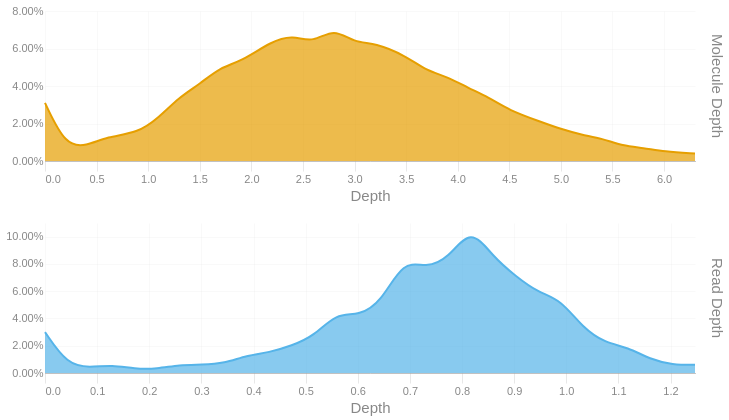

Write notebook code for a chart like this one.
### Code cell
readdep = depth_hist(tb['Read Depth'], q99, 3)
readdep = readdep.with_columns(pl.lit('Read Depth').alias('Metric'))
if not SKIPLR:
    moldep = depth_hist(tb['Molecule Depth'], mol_q99, 1)
    moldep = moldep.with_columns(pl.lit('Molecule Depth').alias('Metric'))
    _hist = pl.concat([readdep, moldep])
    _hist = _hist.filter(pl.col('Proportion') != 0)
    with SafeRender(_hist):
        (
            alt.Chart(_hist)        
            .mark_area(interpolate = "basis")
            .encode(
                x=alt.X('Bin:Q').scale(domainMin=0).axis(alt.Axis(title='Depth')),
                y = alt.Y('Proportion:Q', title = None).axis(format = '.2%'),
                color = alt.Color('Metric:N').legend(None),
                row = alt.Row("Metric:N").header(title = None, labelOrient = 'right'),
                tooltip = [
                    alt.Tooltip("Metric:N", title = "Metric"),
                    alt.Tooltip('Interval:N', title = "Depth Interval"),
                    alt.Tooltip('Proportion:Q', title = "% Alignments").format('.2%')
                ]
            )
            .resolve_scale(x='independent', y='independent')
            .properties(
                height = 150, width = 650,
                usermeta={'embedOptions': {'downloadFileName': f'{samplename}.depth.hist'}}
            )
        ).display()
else:
    readdep = readdep.filter(pl.col('Proportion') != 0)
    with SafeRender(readdep):
        (
            alt.Chart(readdep)        
            .mark_area(interpolate = "basis")
            .encode(
                x=alt.X('Bin:Q').scale(domainMin=0).axis(alt.Axis(title='Depth')),
                y = alt.Y('Proportion:Q', title = None).axis(format = '.2%'),
                tooltip = [
                    alt.Tooltip('Interval:N', title = "Depth Interval"),
                    alt.Tooltip('Proportion:Q', title = "% Alignments").format('.2%')
                ]
            )
            .properties(
                usermeta={'embedOptions': {'downloadFileName': f'{samplename}.depth.hist'}}
            )
        ).display()

### Figure 1 — Vega-Lite specification as saved in the notebook (floating-point values rounded to 4 significant figures)
{"width": 650, "height": 150, "config": {"title": {"anchor": "start", "dy": -15, "fontSize": 18, "color": "#888888", "subtitleColor": "#888888", "subtitleFontSize": 14}, "arc": {"fill": "#0072B2"}, "axis": {"domainColor": "#888888", "domainWidth": 0.5, "gridWidth": 0.2, "grid": false, "titleFontWeight": 400, "titleFontSize": 15, "labelFontSize": 11, "labelColor": "#888888", "tickColor": "#888888", "tickWidth": 0.2, "titleColor": "#888888"}, "axisBand": {"grid": false}, "axisX": {"grid": true, "tickSize": 10, "domainCap": "round"}, "axisY": {"domain": false, "grid": true, "tickSize": 0, "domainCap": "round"}, "background": "transparent", "header": {"labelFontSize": 15, "labelColor": "#888888", "titleFontSize": 15, "titleFontWeight": 600, "titleColor": "#888888"}, "legend": {"labelFont": "sans-serif", "labelFontSize": 12, "labelColor": "#888888", "symbolSize": 100, "symbolType": "circle", "titleFontSize": 12, "titlePadding": 10, "titleColor": "#888888", "title": null}, "range": {"category": ["#E69F00", "#56B4E9", "#009E73", "#F0E442", "#0072B2", "#D55E00", "#CC79A7", "#000000"], "diverging": ["#cfe8f3", "#a2d4ec", "#73bfe2", "#46abdb", "#1696d2", "#12719e"]}, "area": {"fill": "#0072B2", "fillOpacity": 0.7, "line": true, "strokeOpacity": 0.7}, "line": {"color": "#0072B2", "stroke": "#0072B2", "strokeWidth": 2}, "trail": {"color": "#0072B2", "stroke": "#0072B2", "strokeWidth": 0, "size": 1}, "point": {"filled": true, "fillOpacity": 1.0, "size": 95}, "text": {"color": "#888888", "fontSize": 11, "align": "right", "fontWeight": 400, "size": 11}, "bar": {"fill": "#0072B2", "stroke": null}, "view": {"stroke": null, "continuousWidth": 660, "continuousHeight": 400}}, "data": {"name": "data-3dfb207586bc556ef1e15fda079c815f"}, "mark": {"type": "area", "interpolate": "basis"}, "encoding": {"color": {"field": "Metric", "legend": null, "type": "nominal"}, "row": {"field": "Metric", "header": {"title": null, "labelOrient": "right"}, "type": "nominal"}, "tooltip": [{"field": "Metric", "title": "Metric", "type": "nominal"}, {"field": "Interval", "title": "Depth Interval", "type": "nominal"}, {"field": "Proportion", "format": ".2%", "title": "% Alignments", "type": "quantitative"}], "x": {"axis": {"title": "Depth"}, "field": "Bin", "scale": {"domainMin": 0}, "type": "quantitative"}, "y": {"axis": {"format": ".2%"}, "field": "Proportion", "title": null, "type": "quantitative"}}, "resolve": {"scale": {"x": "independent", "y": "independent"}}, "usermeta": {"embedOptions": {"downloadFileName": "S1_Tusket_010.depth.hist"}}, "$schema": "https://vega.github.io/schema/vega-lite/v6.1.0.json", "datasets": {"data-3dfb207586bc556ef1e15fda079c815f": [{"Bin": 0.0, "Interval": "0.0-0.043", "Proportion": 0.03, "Metric": "Read Depth"}, {"Bin": 0.043, "Interval": "0.043-0.086", "Proportion": 0.006, "Metric": "Read Depth"}, {"Bin": 0.086, "Interval": "0.086-0.129", "Proportion": 0.004, "Metric": "Read Depth"}, {"Bin": 0.129, "Interval": "0.129-0.172", "Proportion": 0.006, "Metric": "Read Depth"}, {"Bin": 0.172, "Interval": "0.172-0.215", "Proportion": 0.003, "Metric": "Read Depth"}, {"Bin": 0.215, "Interval": "0.215-0.258", "Proportion": 0.003, "Metric": "Read Depth"}, {"Bin": 0.258, "Interval": "0.258-0.301", "Proportion": 0.006, "Metric": "Read Depth"}, {"Bin": 0.301, "Interval": "0.301-0.344", "Proportion": 0.006, "Metric": "Read Depth"}, {"Bin": 0.344, "Interval": "0.344-0.387", "Proportion": 0.007, "Metric": "Read Depth"}, {"Bin": 0.387, "Interval": "0.387-0.43", "Proportion": 0.013, "Metric": "Read Depth"}, {"Bin": 0.43, "Interval": "0.43-0.473", "Proportion": 0.015, "Metric": "Read Depth"}, {"Bin": 0.473, "Interval": "0.473-0.516", "Proportion": 0.02, "Metric": "Read Depth"}, {"Bin": 0.516, "Interval": "0.516-0.559", "Proportion": 0.027, "Metric": "Read Depth"}, {"Bin": 0.559, "Interval": "0.559-0.602", "Proportion": 0.044, "Metric": "Read Depth"}, {"Bin": 0.602, "Interval": "0.602-0.645", "Proportion": 0.042, "Metric": "Read Depth"}, {"Bin": 0.645, "Interval": "0.645-0.688", "Proportion": 0.052, "Metric": "Read Depth"}, {"Bin": 0.688, "Interval": "0.688-0.731", "Proportion": 0.083, "Metric": "Read Depth"}, {"Bin": 0.731, "Interval": "0.731-0.774", "Proportion": 0.077, "Metric": "Read Depth"}, {"Bin": 0.774, "Interval": "0.774-0.817", "Proportion": 0.084, "Metric": "Read Depth"}, {"Bin": 0.817, "Interval": "0.817-0.86", "Proportion": 0.107, "Metric": "Read Depth"}, {"Bin": 0.86, "Interval": "0.86-0.903", "Proportion": 0.085, "Metric": "Read Depth"}, {"Bin": 0.903, "Interval": "0.903-0.946", "Proportion": 0.071, "Metric": "Read Depth"}, {"Bin": 0.946, "Interval": "0.946-0.989", "Proportion": 0.059, "Metric": "Read Depth"}, {"Bin": 0.989, "Interval": "0.989-1.032", "Proportion": 0.054, "Metric": "Read Depth"}, {"Bin": 1.032, "Interval": "1.032-1.075", "Proportion": 0.033, "Metric": "Read Depth"}, {"Bin": 1.075, "Interval": "1.075-1.118", "Proportion": 0.022, "Metric": "Read Depth"}, {"Bin": 1.118, "Interval": "1.118-1.161", "Proportion": 0.019, "Metric": "Read Depth"}, {"Bin": 1.161, "Interval": "1.161-1.204", "Proportion": 0.01, "Metric": "Read Depth"}, {"Bin": 1.204, "Interval": "1.204-1.247", "Proportion": 0.006, "Metric": "Read Depth"}, {"Bin": 1.247, "Interval": "1.247-1.29", "Proportion": 0.006, "Metric": "Read Depth"}, {"Bin": 0.0, "Interval": "0.0-0.2", "Proportion": 0.031, "Metric": "Molecule Depth"}, {"Bin": 0.2, "Interval": "0.2-0.4", "Proportion": 0.008, "Metric": "Molecule Depth"}, {"Bin": 0.4, "Interval": "0.4-0.6", "Proportion": 0.008, "Metric": "Molecule Depth"}, {"Bin": 0.6, "Interval": "0.6-0.9", "Proportion": 0.013, "Metric": "Molecule Depth"}, {"Bin": 0.9, "Interval": "0.9-1.1", "Proportion": 0.015, "Metric": "Molecule Depth"}, {"Bin": 1.1, "Interval": "1.1-1.3", "Proportion": 0.023, "Metric": "Molecule Depth"}, {"Bin": 1.3, "Interval": "1.3-1.5", "Proportion": 0.034, "Metric": "Molecule Depth"}, {"Bin": 1.5, "Interval": "1.5-1.7", "Proportion": 0.041, "Metric": "Molecule Depth"}, {"Bin": 1.7, "Interval": "1.7-1.9", "Proportion": 0.05, "Metric": "Molecule Depth"}, {"Bin": 1.9, "Interval": "1.9-2.2", "Proportion": 0.053, "Metric": "Molecule Depth"}, {"Bin": 2.2, "Interval": "2.2-2.4", "Proportion": 0.064, "Metric": "Molecule Depth"}, {"Bin": 2.4, "Interval": "2.4-2.6", "Proportion": 0.067, "Metric": "Molecule Depth"}, {"Bin": 2.6, "Interval": "2.6-2.8", "Proportion": 0.063, "Metric": "Molecule Depth"}, {"Bin": 2.8, "Interval": "2.8-3.0", "Proportion": 0.071, "Metric": "Molecule Depth"}, {"Bin": 3.0, "Interval": "3.0-3.2", "Proportion": 0.063, "Metric": "Molecule Depth"}, {"Bin": 3.2, "Interval": "3.2-3.5", "Proportion": 0.063, "Metric": "Molecule Depth"}, {"Bin": 3.5, "Interval": "3.5-3.7", "Proportion": 0.056, "Metric": "Molecule Depth"}, {"Bin": 3.7, "Interval": "3.7-3.9", "Proportion": 0.048, "Metric": "Molecule Depth"}, {"Bin": 3.9, "Interval": "3.9-4.1", "Proportion": 0.045, "Metric": "Molecule Depth"}, {"Bin": 4.1, "Interval": "4.1-4.3", "Proportion": 0.039, "Metric": "Molecule Depth"}, {"Bin": 4.3, "Interval": "4.3-4.5", "Proportion": 0.034, "Metric": "Molecule Depth"}, {"Bin": 4.5, "Interval": "4.5-4.8", "Proportion": 0.027, "Metric": "Molecule Depth"}, {"Bin": 4.8, "Interval": "4.8-5.0", "Proportion": 0.021, "Metric": "Molecule Depth"}, {"Bin": 5.0, "Interval": "5.0-5.2", "Proportion": 0.017, "Metric": "Molecule Depth"}, {"Bin": 5.2, "Interval": "5.2-5.4", "Proportion": 0.014, "Metric": "Molecule Depth"}, {"Bin": 5.4, "Interval": "5.4-5.6", "Proportion": 0.012, "Metric": "Molecule Depth"}, {"Bin": 5.6, "Interval": "5.6-5.8", "Proportion": 0.008, "Metric": "Molecule Depth"}, {"Bin": 5.8, "Interval": "5.8-6.0", "Proportion": 0.007, "Metric": "Molecule Depth"}, {"Bin": 6.0, "Interval": "6.0-6.3", "Proportion": 0.005, "Metric": "Molecule Depth"}, {"Bin": 6.3, "Interval": "6.3-6.48", "Proportion": 0.004, "Metric": "Molecule Depth"}]}}
